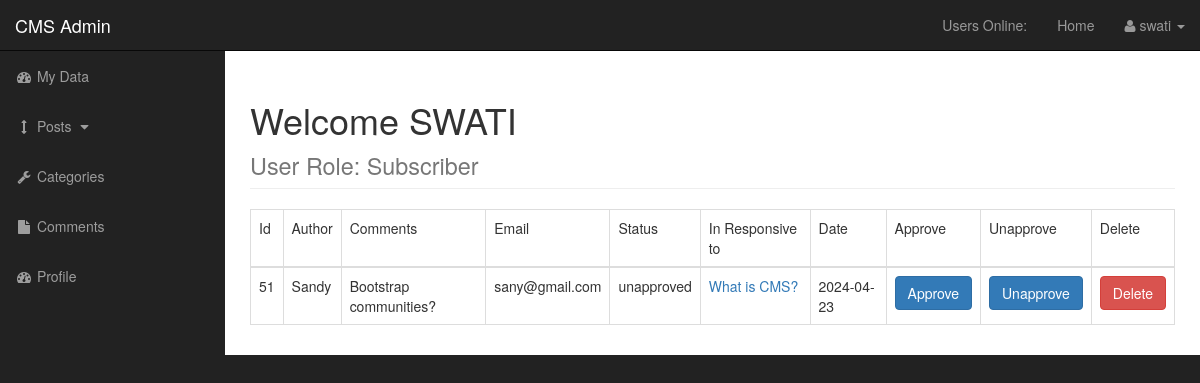
Screenshot of /admin/comments.php?source=user_comments (signed in) with the database file from the repository.
### tables this page shows
CREATE TABLE `posts` (
  `post_id` int(3) NOT NULL,
  `post_category_id` int(3) NOT NULL,
  `user_id` int(11) NOT NULL,
  `post_title` varchar(255) NOT NULL,
  `post_author` varchar(255) NOT NULL,
  `post_user` varchar(255) NOT NULL,
  `post_date` date NOT NULL,
  `post_image` text NOT NULL,
  `post_content` varchar(5000) NOT NULL,
  `post_tags` varchar(255) NOT NULL,
  `post_comment_count` int(11) NOT NULL,
  `post_status` varchar(255) NOT NULL DEFAULT 'draft',
  `post_views_count` int(11) NOT NULL,
  `likes` int(11) NOT NULL
);

CREATE TABLE `comments` (
  `comment_id` int(3) NOT NULL,
  `comment_post_id` int(3) NOT NULL,
  `comment_author` varchar(255) NOT NULL,
  `comment_email` varchar(255) NOT NULL,
  `comment_content` text NOT NULL,
  `comment_status` varchar(255) NOT NULL,
  `comment_date` date NOT NULL
);

### admin/functions.php (called while the page is built, shortened)
<?php
function query($query) {
    global $connection;
    $result = mysqli_query($connection, $query);
    return $result;
}
function get_all_posts_user_comments() {
    return query("SELECT * FROM posts INNER JOIN comments ON posts.post_id = comments.comment_post_id WHERE user_id = " . loggedInUserId() . " ");
}
function isLoggedIn() {
    if(isset($_SESSION['user_role'])) {
        return true;
    }
    return false;
}
function loggedInUserId() {
    if(isLoggedIn()) {
        $result = query("SELECT * FROM users WHERE username='" . $_SESSION['username'] . "'" );
        $user = mysqli_fetch_array($result);
        return mysqli_num_rows($result) >= 1 ? $user['user_id'] : false ;
    }
    return false;
}

### admin/includes/view_all_user_specific_comments.php (the view, shortened to what this page needs)
<table class="table table-bordered table-hover">
    <thread>
        <tr>
            <td>Id</td>
            <td>Author</td>
            <td>Comments</td>
            <td>Email</td>
            <td>Status</td>
            <td>In Responsive to</td>
            <td>Date</td>
            <td>Approve</td>
            <td>Unapprove</td>
            <td>Delete</td>
        </tr>
    </thread>
    <tbody>
    <?php
    $select_comments = get_all_posts_user_comments();
    while($row = mysqli_fetch_assoc($select_comments)) {
        $comment_id             = $row['comment_id'];
        $comment_post_id        = $row['comment_post_id'];
        $comment_author         = $row['comment_author'];
        $comment_content        = $row['comment_content'];
        $comment_email          = $row['comment_email'];
        $comment_status         = $row['comment_status'];
        $comment_date           = $row['comment_date'];
        echo "<tr>";
            echo "<td> $comment_id </td>";
            echo "<td> $comment_author </td>";
            echo "<td> $comment_content </td>";
            echo "<td> $comment_email </td>";
            echo "<td> $comment_status </td>";
            $query = "SELECT * FROM posts WHERE post_id = $comment_post_id ";
            $select_post_id_query = mysqli_query($connection, $query);
            while($row = mysqli_fetch_assoc($select_post_id_query)) {
                $post_id    = $row['post_id'];
                $post_title = $row['post_title'];
                echo "<td> <a href='../post.php?p_id=$post_id'>$post_title</a> </td>";
            }
            echo "<td> $comment_date </td>";
            echo "<td> <a class='btn btn-primary' href='comments.php?source=user_comments&approve=$comment_id'>Approve</a> </td>";
            echo "<td> <a class='btn btn-primary' href='comments.php?source=user_comments&unapprove=$comment_id'>Unapprove</a> </td>";
            echo "<td> <a class='btn btn-danger' href='comments.php?source=user_comments&delete=$comment_id'>Delete</a> </td>";
            echo "</tr>";
    }
    ?>
    </tbody>
</table>

### admin/css/sb-admin.css (style rules this page uses)
body { margin-top: 100px; background-color: #222; }
@media (min-width:768px) { body { margin-top: 50px; } }

### rows the page displays
posts: comments.comment_id "51", comments.comment_author "Sandy", comments.comment_content "Bootstrap communities?", comments.comment_email "sany@gmail.com", comments.comment_status "unapproved", post_title "What is CMS?", comments.comment_date "2024-04-23"

### other values shown
$_SESSION['username'] "swati"
get_user_name() "SWATI"
